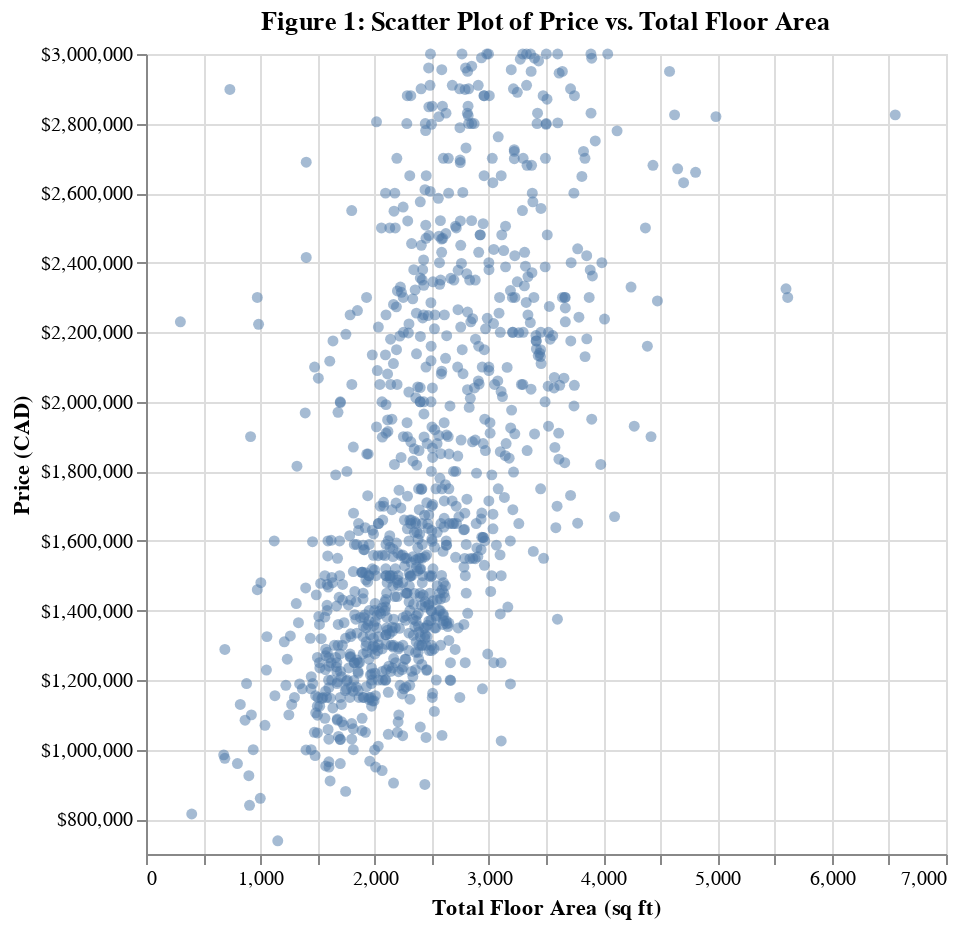

Notebook code for this chart:
### Markdown cell above
As we have two quantitative variables in our dataset, with Square Footage as our explanatory variable and house selling price as our response variable, we've opted to visualize our data with a scatter plot. This choice alows us to roughly identify trends, patterns, and potential outliers at a glance.

### Code cell
#record minimum and maximum values in the prices columns
min_price = home_prices['Price'].min()
max_price = home_prices['Price'].max()

# Create the scatter plot with adjusted y-axis scale
scatter_plot = alt.Chart(home_training).mark_circle(opacity=0.5).encode(
    alt.X('Total floor area:Q', title='Total Floor Area (sq ft)'),
    alt.Y('Price:Q', scale=alt.Scale(domain=(min_price, max_price)), title='Price (CAD)').axis(format="$,.0f"),
    tooltip=['Total floor area:Q', 'Price:Q']
).properties(
    width=400,
    height=400,
    title='Figure 1: Scatter Plot of Price vs. Total Floor Area'
)

scatter_plot

### Figure 1 — Vega-Lite specification as saved in the notebook (floating-point values rounded to 4 significant figures; data arrays with more than 128 entries replaced by an {"elided": "..."} marker saying what was removed)
{"config": {"view": {"continuousWidth": 300, "continuousHeight": 300}}, "data": {"name": "data-7572ccc4cc2f23b98b8440a8976b00d2"}, "mark": {"type": "circle", "opacity": 0.5}, "encoding": {"tooltip": [{"field": "Total floor area", "type": "quantitative"}, {"field": "Price", "type": "quantitative"}], "x": {"field": "Total floor area", "title": "Total Floor Area (sq ft)", "type": "quantitative"}, "y": {"axis": {"format": "$,.0f"}, "field": "Price", "scale": {"domain": [700000, 3000000]}, "title": "Price (CAD)", "type": "quantitative"}}, "height": 400, "title": "Figure 1: Scatter Plot of Price vs. Total Floor Area", "width": 400, "$schema": "https://vega.github.io/schema/vega-lite/v5.8.0.json", "datasets": {"data-7572ccc4cc2f23b98b8440a8976b00d2": {"elided": "976 records"}}}
